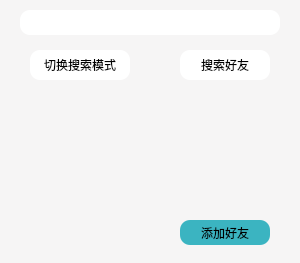
<?xml version="1.0" encoding="UTF-8"?>
<ui version="4.0">
 <class>SearchNewFriend</class>
 <widget class="QWidget" name="SearchNewFriend">
  <property name="geometry">
   <rect>
    <x>0</x>
    <y>0</y>
    <width>300</width>
    <height>263</height>
   </rect>
  </property>
  <property name="windowTitle">
   <string>添加好友 &amp; 加入聊天</string>
  </property>
  <property name="styleSheet">
   <string notr="true">background-color: rgb(246, 245, 245);</string>
  </property>
  <widget class="QLineEdit" name="searchLineEdit">
   <property name="geometry">
    <rect>
     <x>20</x>
     <y>10</y>
     <width>260</width>
     <height>25</height>
    </rect>
   </property>
   <property name="styleSheet">
    <string notr="true">background-color: rgb(255, 255, 255);
border-radius:10px;</string>
   </property>
  </widget>
  <widget class="QPushButton" name="confirmButton">
   <property name="geometry">
    <rect>
     <x>180</x>
     <y>220</y>
     <width>90</width>
     <height>25</height>
    </rect>
   </property>
   <property name="styleSheet">
    <string notr="true">background-color: rgb(59, 180, 193);
border-radius:10px;</string>
   </property>
   <property name="text">
    <string>添加好友</string>
   </property>
  </widget>
  <widget class="QPushButton" name="SearchButton">
   <property name="geometry">
    <rect>
     <x>180</x>
     <y>50</y>
     <width>90</width>
     <height>30</height>
    </rect>
   </property>
   <property name="styleSheet">
    <string notr="true">background-color: rgb(255, 255, 255);
border-radius:10px;</string>
   </property>
   <property name="text">
    <string>搜索好友</string>
   </property>
  </widget>
  <widget class="QPushButton" name="switchButton">
   <property name="geometry">
    <rect>
     <x>30</x>
     <y>50</y>
     <width>100</width>
     <height>30</height>
    </rect>
   </property>
   <property name="styleSheet">
    <string notr="true">border-radius:10px;
background-color: rgb(255, 255, 255);</string>
   </property>
   <property name="text">
    <string>切换搜索模式</string>
   </property>
  </widget>
 </widget>
 <resources/>
 <connections/>
</ui>
